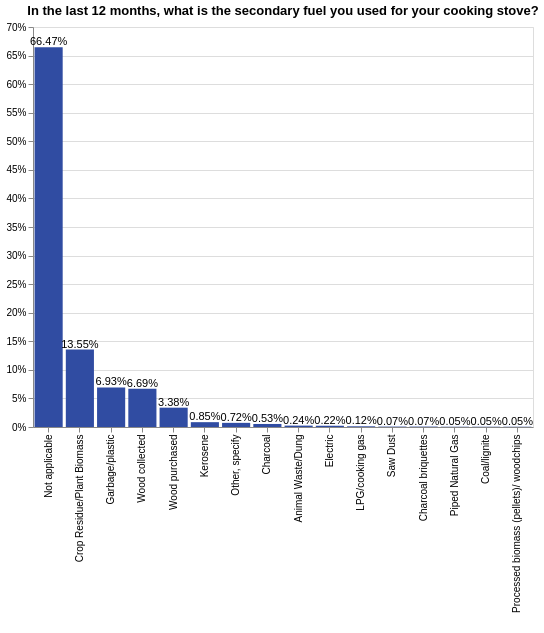

This figure's Vega-Lite source:
### Vega-Lite specification from a JSON file in a GitHub repository (floating-point values rounded to 4 significant figures; data arrays with more than 128 entries replaced by an {"elided": "..."} marker saying what was removed)
{"config": {"view": {"continuousWidth": 400, "continuousHeight": 300}}, "layer": [{"mark": {"type": "bar", "color": "#304ca2"}, "encoding": {"tooltip": {"type": "nominal", "field": "i19b"}, "x": {"type": "nominal", "axis": {"title": " "}, "field": "i19b", "sort": {"field": "i19b", "op": "count", "order": "descending"}}, "y": {"type": "quantitative", "aggregate": "sum", "axis": {"format": "%", "title": ""}, "field": "pct"}}, "height": 400, "selection": {"selector015": {"type": "single", "fields": ["locality"], "bind": {"input": "select", "options": [null, 0, 1], "labels": ["National", "Urban", "Rural"], "name": "Locality Breakdown  "}}, "selector016": {"type": "single", "fields": ["elc_aggr_tier"], "bind": {"input": "select", "options": [null, "Tier 0", "Tier 1", "Tier 2", "Tier 3", "Tier 4", "Tier 5"], "labels": ["All Tiers", "Tier 0", "Tier 1", "Tier 2", "Tier 3", "Tier 4", "Tier 5"], "name": "Tiers  "}}}, "transform": [{"joinaggregate": [{"op": "count", "field": "*", "as": "total"}]}, {"calculate": "1 / datum.total", "as": "pct"}], "width": 500}, {"mark": {"type": "text", "align": "center", "baseline": "bottom"}, "encoding": {"text": {"type": "quantitative", "aggregate": "sum", "field": "pct", "format": ".2%"}, "tooltip": {"type": "nominal", "field": "i19b"}, "x": {"type": "nominal", "axis": {"title": " "}, "field": "i19b", "sort": {"field": "i19b", "op": "count", "order": "descending"}}, "y": {"type": "quantitative", "aggregate": "sum", "axis": {"format": "%", "title": ""}, "field": "pct"}}, "height": 400, "transform": [{"joinaggregate": [{"op": "count", "field": "*", "as": "total"}]}, {"calculate": "1 / datum.total", "as": "pct"}], "width": 500}], "data": {"name": "data-2d8ed29aeb5cc5655acd82d747dcfc9e"}, "title": {"text": ["In the last 12 months, what is the secondary fuel you used for your cooking stove?"], "color": "black", "subtitleColor": "black"}, "transform": [{"filter": {"selection": "selector015"}}, {"filter": {"selection": "selector016"}}], "$schema": "https://vega.github.io/schema/vega-lite/v4.8.1.json", "datasets": {"data-2d8ed29aeb5cc5655acd82d747dcfc9e": {"elided": "4139 records"}}}
